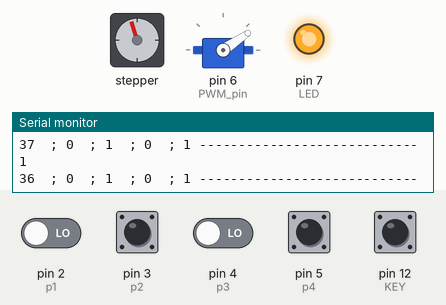
Bench run of a sketch on a simulated Arduino Uno, built with avr-gcc and run on an emulated ATmega328P. Parts: stepper motor, servo, output pins drawn as LEDs (lit = HIGH), the last lines printed to the serial monitor. Wiring (inferred from the names in the program): stepper motor (2048 steps per turn assumed): coils pin 8, pin 9, pin 10, pin 11. Inputs (shaded band) come from the test bench; at power-on: pin 3 (p2), pin 5 (p4), pin 12 (KEY) HIGH, pin 2 (p1), pin 4 (p3) LOW. Pins used as bus, display or sensor lines are not drawn.

Above: at 1.2 s.
1.3 s: pin 12 (KEY) pulled LOW for 0.15 s
At 1.54 s:
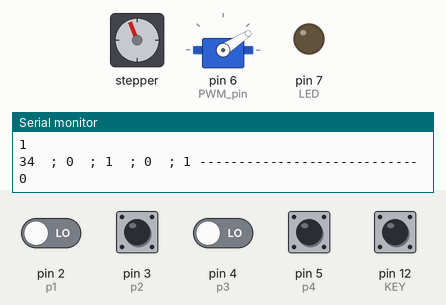
4.3 s: pin 12 (KEY) pulled LOW for 1 s
At 5.31 s:
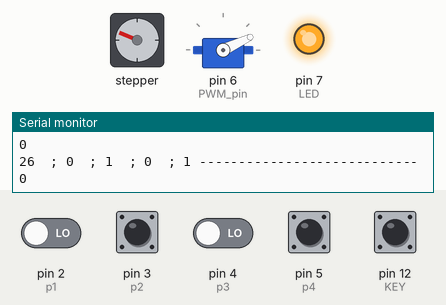
7.3 s: pin 12 (KEY) pulled LOW for 0.15 s
At 7.53 s:
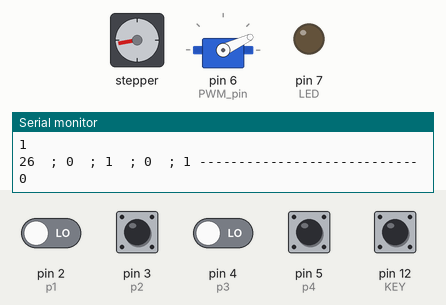
10.3 s: pin 12 (KEY) pulled LOW for 0.15 s
At 10.47 s:
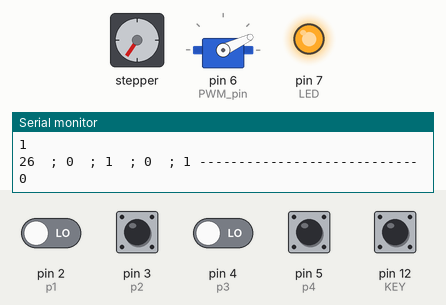
13.3 s: pin 12 (KEY) pulled LOW for 1 s
At 13.52 s:
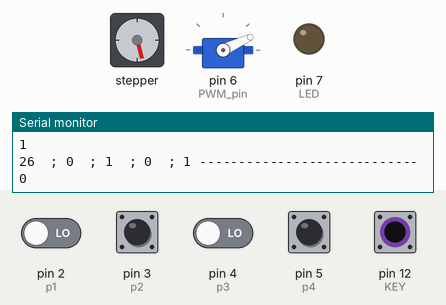
16.3 s: pin 4 (p3) driven HIGH
At 17.5 s:
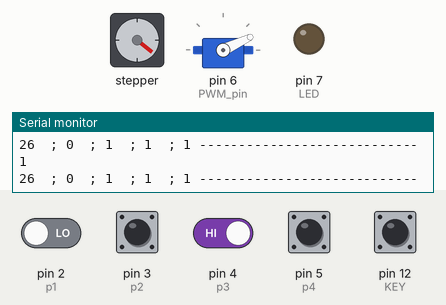
Timing chart, 0 to 19.3 s (numbered marks = the images above; inputs shaded):
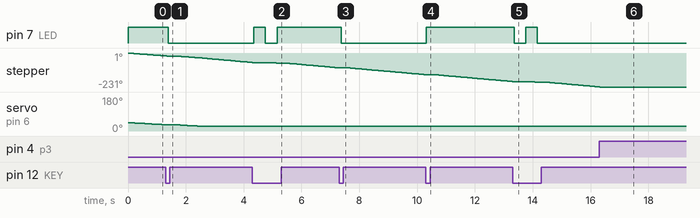

The sketch:

iBailysarduino.ino
```cpp
#include <Servo.h>   //调用舵机的函数库
#define LED 7   // light
#define KEY 12  // key press

int KEY_NUM = 0;      //按键键值存放变量，不等于1说明有按键按下

#define p1 2    //红外传感器的引脚2,3,4,5脚
#define p2 3
#define p3 4
#define p4 5

#define PWM_pin 6    //舵机的信号引脚
int pulsewidth = 0;      //定义变量，舵机的脉冲宽度的
Servo myservo;          //定义一个舵机伺服电机对象

#define  Pin0 8     //定义四个步进电机的相位引脚，8,9,10,11
#define  Pin1 9
#define  Pin2 10
#define  Pin3 11
int _step = 0;      //步数
boolean dir;         //布尔变量，确定步进电机是正转还是反转
int stepperSpeed = 5;     //电机转速,5ms一步
int iCurrentAngle = 45;
int iDebugAngle = 45;
int iDeltaSpeed = 1; // speed per 1 frequence
int s1=0,s2=0,s3=0,s4=0;    //定义4个存储红外传感器数值的量
void setup()
{
pinMode(p1,INPUT);      //初始化红外传感器的端口
pinMode(p2,INPUT);
pinMode(p3,INPUT);
pinMode(p4,INPUT);
myservo.attach(6);     //6号引脚输出舵机电机控制信号
Serial.begin(9600);

pinMode(Pin0, OUTPUT);   //初始化步进电机的端口
pinMode(Pin1, OUTPUT);
pinMode(Pin2, OUTPUT);
pinMode(Pin3, OUTPUT);

myservo.write(iCurrentAngle);

  pinMode(LED,OUTPUT);          //定义LED为输出引脚
  pinMode(KEY,INPUT_PULLUP);    //定义KEY为带上拉输入引脚
  digitalWrite(LED,HIGH);
}

void judgeDir()
{
int i=0;
s1=digitalRead(p1);   // up数字读红外传感器的数值
s2=digitalRead(p2);  //   down
s3=digitalRead(p3);  // left
s4=digitalRead(p4);  // down

//pulse(90);  //初始化舵机的角度90°

if(s1 == HIGH && s2 == LOW)
{
   // turn down
   if(iCurrentAngle <70)
   {
        iDebugAngle = iCurrentAngle;
    iCurrentAngle += iDeltaSpeed;
    myservo.write(iCurrentAngle);
    delay(15);
  }
}
else if(s1 == LOW && s2 == HIGH)
{
  // turn up
  if(iCurrentAngle > 25)
  {
        iDebugAngle = iCurrentAngle;
    iCurrentAngle -= iDeltaSpeed;
    myservo.write(iCurrentAngle);
    delay(15);
  }
}
else
{
    // do nothing
}

if(s3 == HIGH && s4 == LOW)
{
   // turn right
       for(int i = 0; i<20; ++i)
    {
        stepper( false);
    }
}
else  if(s3 == LOW && s4 == HIGH)
{
  // turn left
   for(int i = 0; i<20; ++i)
    {
        stepper( true);
    }
}
else
{
    // do nothing
}
Serial.print(iDebugAngle);
Serial.print("  ; ");
Serial.print(s1);
Serial.print("  ; ");
Serial.print(s2);
Serial.print("  ; ");
Serial.print(s3);
Serial.print("  ; ");
Serial.print(s4);
Serial.println(" ----------------------------");

//////////////////////////////////////////

//delay(150);
}
void loop()
{
  //stepper( true);
  judgeDir();
 ScanKey();
  /*
int i=0;
s1=digitalRead(p1);   // up数字读红外传感器的数值
s2=digitalRead(p2);   // down
s3=digitalRead(p3);   // left
s4=digitalRead(p4);   // r ightmmmmmmmmmmmmmmm,,,

//pulse(90);  //初始化舵机的角度90°


if(HIGH==s1)           //判断第一个红外传感器是否是1，
{
  for(i=90;i>0;i--)     //i从90变到0
  {
    myservo.write(i);       //舵机转到i角度
    delay(15);
    if(LOW==s1)
{
break;
}    //如果s1是低电平，就跳出循环
  }
}

if(HIGH==s2)
{
  for(i=90;i<180;i++)
  {
    myservo.write(i);
    delay(15);
    if(LOW==s2)
{
break;
}
  }
}


if(HIGH==s3)      //判断第三红外传感器是否高电平
{
  dir=true;       //是的话就赋dir为真，即步进电机反转
stepper(dir);  //将dir传递到stepper函数，stepper为让步进电机转动函数
}
if(HIGH==s4)
{
  dir=false;
stepper( dir);
}
*/
}
//*******************************舵机的初始化函数
void pulse(int angle)     //设置舵机角度为angle
{
  pulsewidth=int ((angle*11)+500);  //计算高电平时间
  digitalWrite(PWM_pin,HIGH);       //设置高电平
  delayMicroseconds(pulsewidth);    //延时pulsewidth （us）
  digitalWrite(PWM_pin,LOW);        //设置低电平
  delay(20-pulsewidth/1000);        //延时20-pulsewidth/1000 （ms）
}
//************************************步进电机转动函数
void stepper(boolean dir)
{
 switch(_step){
    case 0:
      digitalWrite(Pin0, LOW);
      digitalWrite(Pin1, LOW);
      digitalWrite(Pin2, LOW);
      digitalWrite(Pin3, HIGH);
    break;
    case 1:
      digitalWrite(Pin0, LOW);
      digitalWrite(Pin1, LOW);
      digitalWrite(Pin2, HIGH);
      digitalWrite(Pin3, HIGH);
    break;
    case 2:
      digitalWrite(Pin0, LOW);
      digitalWrite(Pin1, LOW);
      digitalWrite(Pin2, HIGH);
      digitalWrite(Pin3, LOW);
    break;
    case 3:
      digitalWrite(Pin0, LOW);
      digitalWrite(Pin1, HIGH);
      digitalWrite(Pin2, HIGH);
      digitalWrite(Pin3, LOW);
    break;
    case 4:
      digitalWrite(Pin0, LOW);
      digitalWrite(Pin1, HIGH);
      digitalWrite(Pin2, LOW);
      digitalWrite(Pin3, LOW);
    break;
    case 5:
      digitalWrite(Pin0, HIGH);
      digitalWrite(Pin1, HIGH);
      digitalWrite(Pin2, LOW);
      digitalWrite(Pin3, LOW);
    break;
      case 6:
      digitalWrite(Pin0, HIGH);
      digitalWrite(Pin1, LOW);
      digitalWrite(Pin2, LOW);
      digitalWrite(Pin3, LOW);
    break;
    case 7:
      digitalWrite(Pin0, HIGH);
      digitalWrite(Pin1, LOW);
      digitalWrite(Pin2, LOW);
      digitalWrite(Pin3, HIGH);
    break;
    default:
      digitalWrite(Pin0, LOW);
      digitalWrite(Pin1, LOW);
      digitalWrite(Pin2, LOW);
      digitalWrite(Pin3, LOW);
    break;
  }
  if(dir){
    _step++;
  }else{
    _step--;
  }
  if(_step>7){
    _step=0;
  }
  if(_step<0){
    _step=7;
  }
  delay(stepperSpeed);

}
//*******************************************************************///
int iKeyState = 0;
void ScanKey()            //按键扫描程序
{
  int curState = digitalRead(KEY);
  Serial.println(curState);
   if( curState == LOW)
    {

       if(iKeyState == 1)
       {
         //delay(20);
         digitalWrite(LED,HIGH);    //LED的状态翻转
         iKeyState =  0;
       }
       else
       {
         //delay(20);
         digitalWrite(LED,LOW);   //LED的状态翻转
         iKeyState =  1;
       }
       delay(300);
    }
}
```

Measured:
- after the input at 1.3 s, pin 7 (LED): HIGH → LOW after 0.10 s
- after the input at 4.3 s, pin 7 (LED): LOW → HIGH after 0.05 s, → LOW 0.40 s later, → HIGH 0.40 s later
- after the input at 7.3 s, pin 7 (LED): HIGH → LOW after 0.08 s
- after the input at 10.3 s, pin 7 (LED): LOW → HIGH at once
- after the input at 13.3 s, pin 7 (LED): HIGH → LOW after 0.05 s, → HIGH 0.40 s later, → LOW 0.40 s later
- after the input at 16.3 s, stepper: goes on until 16.3 s, then stays -231°
